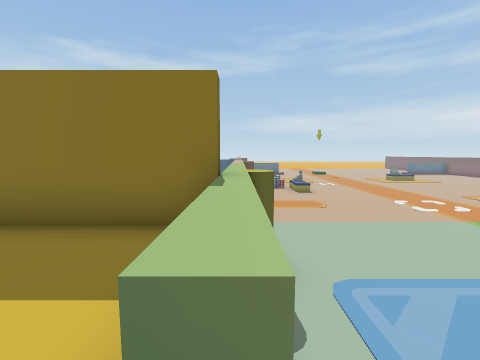
[1] (above)

16 first-person views from a walk through a 3-D level made in the Unity game engine. The camera is 1.2 m above the floor, tilts 6° down and sees 90° across. Doors are open. The floor is counted in squares, 1 m on a side. Each view is taken from the middle of a square. On the plan, view 1 faces up. The plan holds only what a view shows up to about 12 squares ahead; the rest is blank. The place goes on beyond the plan. The player is left out. Some animated figures are not drawn.

[2]
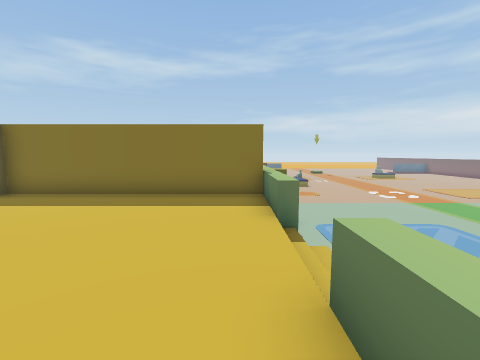

[3]
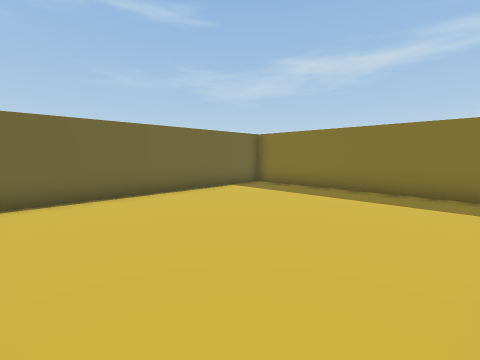

[4]
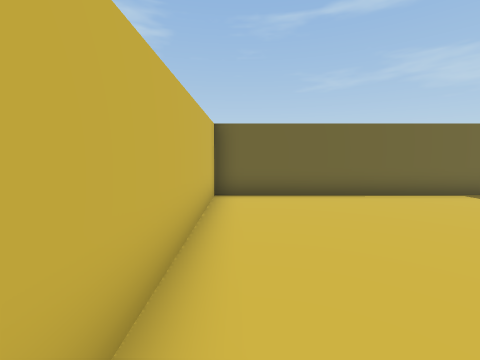

[5]
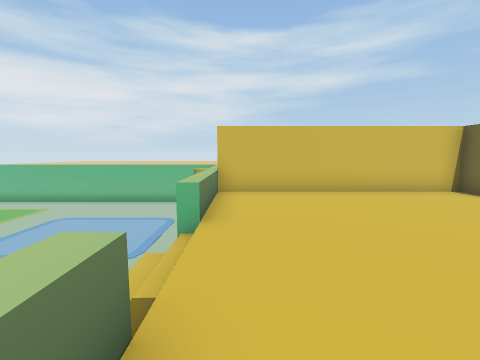

[6]
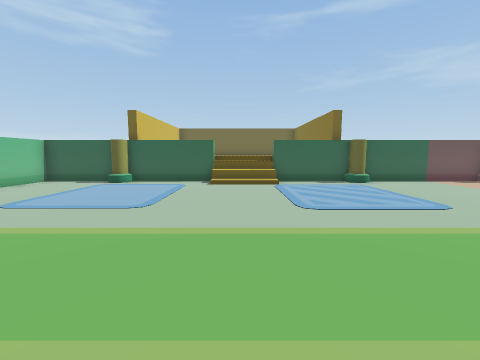

[7]
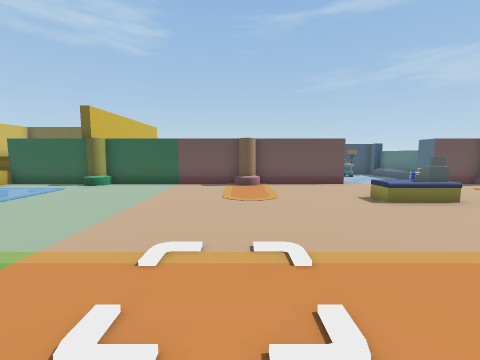

[8]
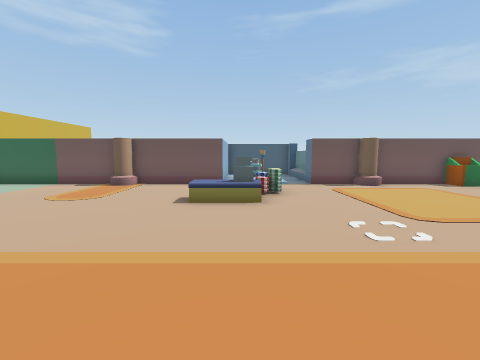

[9]
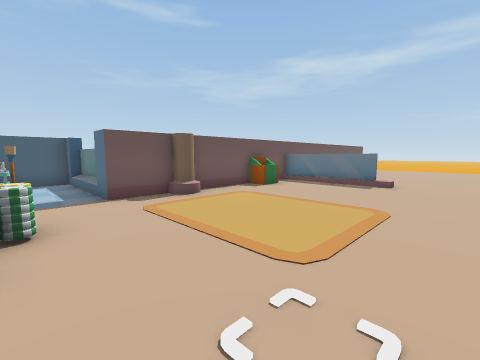

[10]
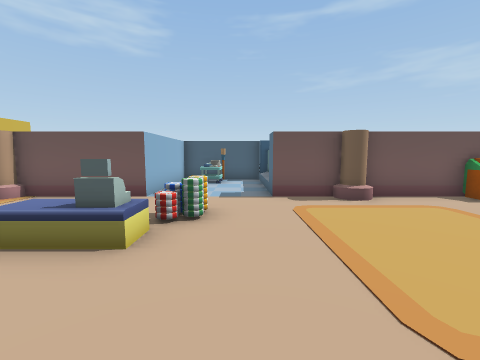

[11]
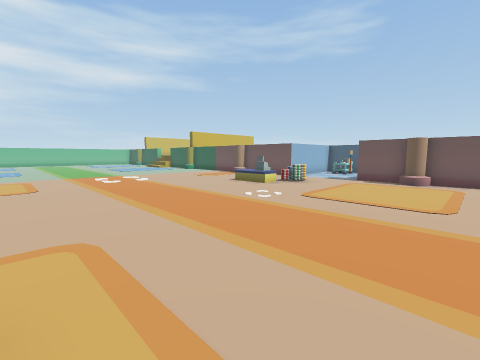

[12]
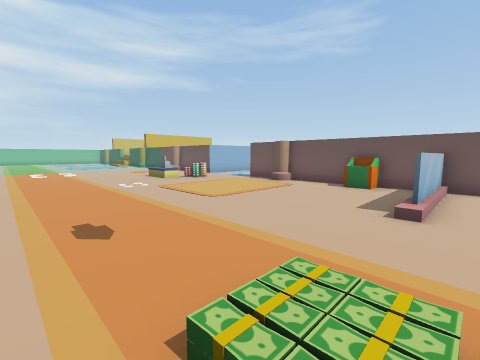

[13]
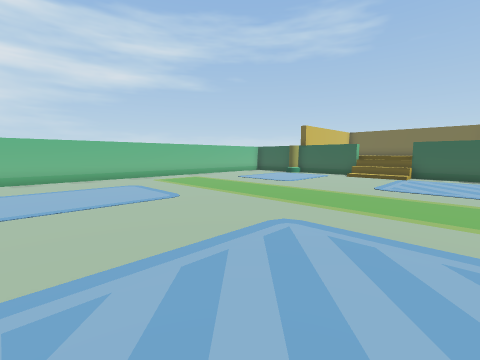

[14]
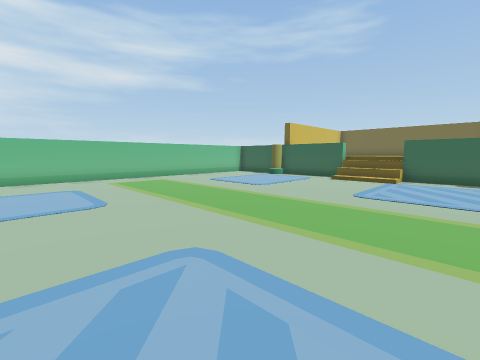

[15]
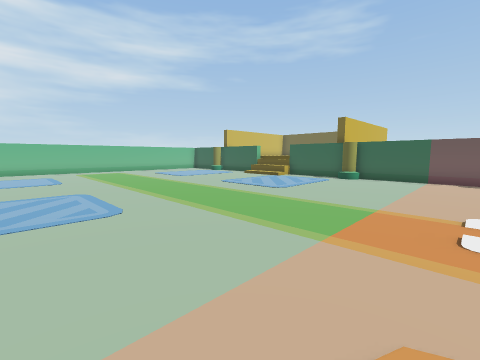

[16]
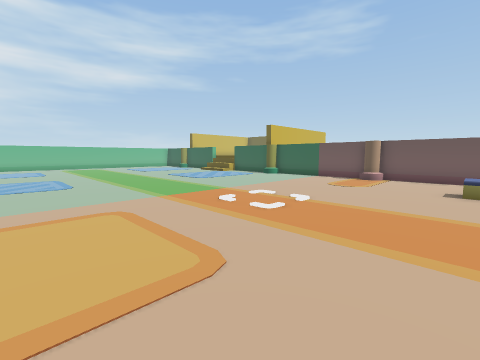

### Floor plan
Key: @ floor where view 1 was taken; # wall or solid block; . main floor; : floor 0.25 m higher than the main floor; + floor 1.25 m higher than the main floor; / step, stairs or slope; D open door; ^ raised ledge; E desk; C cart; O other object.
Columns run from 8 left of view 1 to 15 right of it. Each row starts with its distance up from view 1.
 27         #........ .
 26         #####......
 25         #..........
 24         #O.........
 23         #..........
 22         #............
 21         #............
 20         #............
 19         #............
 18    #####D............
 17    #....D............
 16    #CC..D.EE.........
 15    #CC..D...O........
 14    ######...O.........
 13         #.............
 12         #.............
 11         #.............
 10         #.............
  9         #......:......
  8         #.............
  7         #.............
  6         #.............
  5         #.............
  4         #.............
  3 #########...............
  2 #+++++++^...............
  1 #+++++++^...............
  0 #+++++++@/..............
 -1 #+++++++//..............
 -2 #+++++++^/..............
 -3 #+++++++^...............
 -4 #+++++++^...............
 -5 #+++++++^...............
 -6 #########...............
 -7         #...............
 -8         #...............
 -9         #...............

Positions as (right, up) in squares from view 1, and headings:
1: (0, 0), facing up
2: (-1, -4), facing up
3: (-1, -5), facing up-left
4: (-1, -5), facing left
5: (-1, 2), facing down
6: (11, -1), facing left
7: (10, 10), facing left
8: (10, 15), facing left
9: (7, 16), facing up-left
10: (7, 17), facing left
11: (12, 22), facing down-left
12: (10, 27), facing down-left
13: (15, 3), facing down-left
14: (13, 3), facing down-left
15: (13, 9), facing down-left
16: (13, 14), facing down-left
